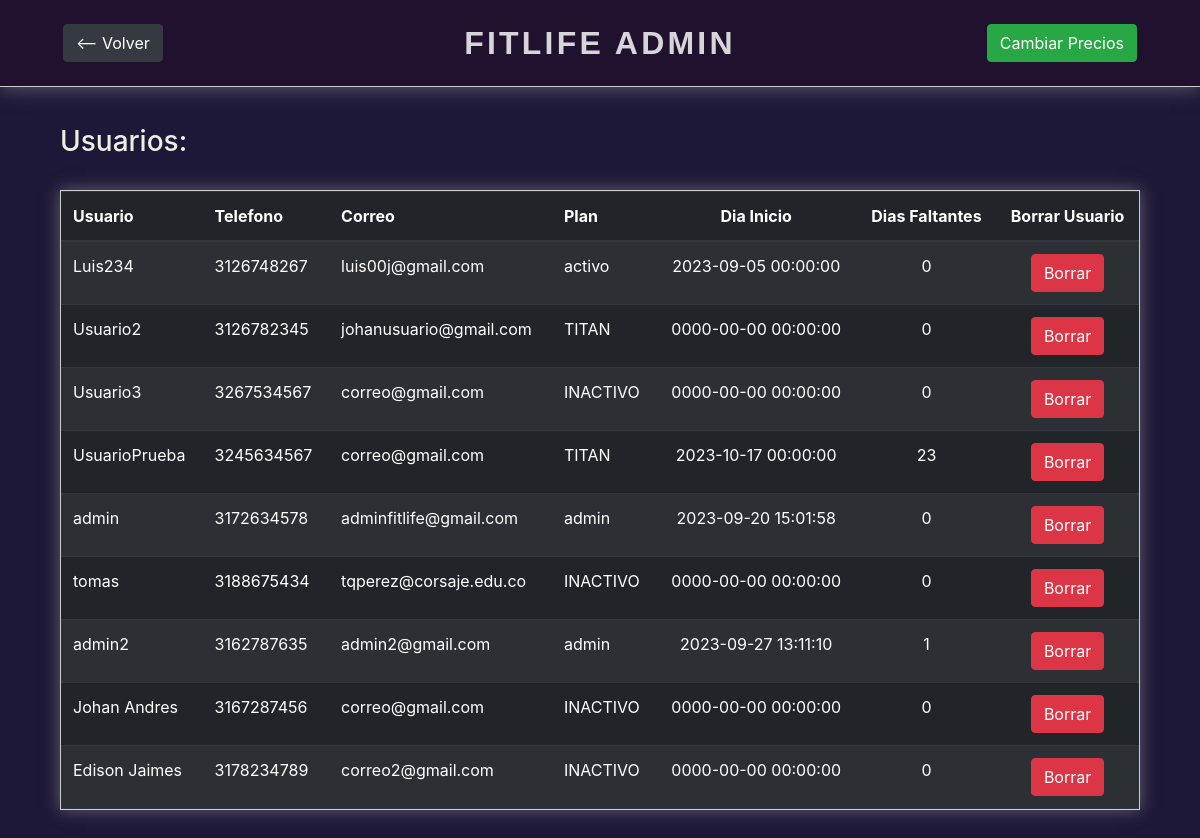
The app's page /admin/index.php with its own data.
### tables this page shows
CREATE TABLE `usuarios` (
  `id_usuario` int(10) NOT NULL,
  `nombre_usuario` varchar(50) NOT NULL,
  `contrasenia_usuario` varchar(50) NOT NULL,
  `estado` varchar(12) NOT NULL,
  `foto` varchar(100) NOT NULL,
  `telefono_usuario` varchar(15) NOT NULL,
  `correo_usuario` varchar(50) NOT NULL,
  `fecha_plan_usuario` datetime NOT NULL,
  `cant_dias_plan` int(40) NOT NULL,
  `dias_faltantes_plan` int(40) NOT NULL,
  `id_plan` int(10) NOT NULL
);

### admin/index.php (the view, shortened to what this page needs)
<!DOCTYPE html>
<html lang="en">
<head>
    <link href="https://cdn.jsdelivr.net/npm/bootstrap@5.3.2/dist/css/bootstrap.min.css" rel="stylesheet">
    <link href="//maxcdn.bootstrapcdn.com/bootstrap/4.1.1/css/bootstrap.min.css" rel="stylesheet" id="bootstrap-css">
    <link rel="stylesheet" href="../pag-usuarios-guia/usuarios.css">
    <link rel="stylesheet" href="admin.css">
</head>
<body>
    <footer class="row m-0">
        <div class="col start"><button class="btn btn-dark" onclick="location.href='../'"><--  Volver</button></div>
        <div><h2 class="col m-0">FITLIFE ADMIN</h2></div>
        <div class="col end"><button class="btn btn-success" data-bs-toggle="modal"  data-bs-target="#modal_estructura">Cambiar Precios</button></div>
    </footer>
    <main>
    <h3>Usuarios:</h3>
        <div class="tabla">
            <?php
            include ('conectar.php');
            $sql_buscar="SELECT * FROM usuarios";
            $resultado= mysqli_query($mysql,$sql_buscar);
            echo '
            <table class="table table-striped table-dark mb-0">
            <thead>
              <tr>
                <th scope="col">Usuario</th>
                <th scope="col">Telefono</th>
                <th scope="col">Correo</th>
                <th scope="col">Plan</th>
                <th class="text-center" scope="col">Dia Inicio</th>
                <th class="text-center" scope="col">Dias Faltantes</th>
                <th class="text-center" scope="col">Borrar Usuario</th>
              </tr>
            </thead>
            <tbody>
             ';
             while($lista=mysqli_fetch_array($resultado)){
                echo '
                <tr>
                    <td>'.$lista['nombre_usuario'].'</td>
                    <td>'.$lista['telefono_usuario'].'</td>
                    <td>'.$lista['correo_usuario'].'</td>
                    <td>'.$lista['estado'].'</td>
                    <td class="text-center">'.$lista['fecha_plan_usuario'].'</td>
                    <td class="text-center">'.$lista['dias_faltantes_plan'].'</td>
                    <td class="text-center"><a type="button" href="borrar.php?id='.$lista['id_usuario'].'" class="btn btn-danger">Borrar</a></td>
                </tr>';
             }
            echo '
            </tbody>
            </table>';
            ?>
        </div>
    </main>
</body>
</html>

### usuarios.css (style rules this page uses)
* { margin: 0; padding: 0; }
body { background-color: #3c4347; }
footer { display: flex; width: 100%; padding: 1.5rem 3rem; border-bottom: 1px solid #ccc; margin: 0px; background-color: #282e31; box-shadow: 0 0px 20px rgba(155, 154, 154, 0.5803921569); }
footer div { display: flex; justify-content: center; }
footer div h2 { font-family: "Montserrat", sans-serif; font-weight: 600; color: rgba(255, 255, 255, 0.822); letter-spacing: 0.2rem; }
footer .start { justify-content: start; }
main { width: 100%; height: 85vh; display: flex; align-items: center; justify-content: center; gap: 5rem; }

### admin/admin.css (style rules this page uses)
* { margin: 0; padding: 0; }
body { background-color: #1e1838; display: flex; flex-direction: column; }
footer { display: -webkit-box; display: -ms-flexbox; display: flex; width: 100%; position: relative; justify-content: center; align-items: center; padding: 1.5rem 3rem; border-bottom: 1px solid #ccc; margin: 0px; background-color: #20122e; -webkit-box-shadow: 0 0px 20px #9b9a9a94; box-shadow: 0 0px 20px #9b9a9a94; }
footer div { display: -webkit-box; display: -ms-flexbox; display: flex; -webkit-box-pack: center; -ms-flex-pack: center; justify-content: center; -webkit-box-flex: 1; -ms-flex: 1; flex: 1; }
footer div h2 { font-family: "Montserrat", sans-serif; font-weight: 600; color: rgba(255, 255, 255, 0.822); letter-spacing: 0.2rem; text-align: center; }
footer .start { -webkit-box-pack: start; -ms-flex-pack: start; justify-content: start; }
footer .end { -webkit-box-pack: end; -ms-flex-pack: end; justify-content: end; }
main { width: 100%; display: -webkit-box; display: -ms-flexbox; display: flex; justify-content: center; align-items: center; flex-direction: column; margin-top: 2.5rem; margin-bottom: 2.5rem; gap: 1rem; }
main .tabla { width: 90%; border: 1px solid #ccc !important; box-shadow: 0 0 1rem #9b9a9a94 !important; }
main h3 { width: 90%; text-align: start; color: #eeeee2; margin-bottom: 1rem; }

### records on screen
usuarios: nombre_usuario "Luis234", telefono_usuario "3126748267", correo_usuario "luis00j@gmail.com", estado "activo", fecha_plan_usuario "2023-09-05 00:00:00", dias_faltantes_plan "0"
usuarios: nombre_usuario "Usuario2", telefono_usuario "3126782345", correo_usuario "johanusuario@gmail.com", estado "TITAN", fecha_plan_usuario "0000-00-00 00:00:00", dias_faltantes_plan "0"
usuarios: nombre_usuario "Usuario3", telefono_usuario "3267534567", correo_usuario "correo@gmail.com", estado "INACTIVO", fecha_plan_usuario "0000-00-00 00:00:00", dias_faltantes_plan "0"
usuarios: nombre_usuario "UsuarioPrueba", telefono_usuario "3245634567", correo_usuario "correo@gmail.com", estado "TITAN", fecha_plan_usuario "2023-10-17 00:00:00", dias_faltantes_plan "23"
usuarios: nombre_usuario "admin", telefono_usuario "3172634578", correo_usuario "adminfitlife@gmail.com", estado "admin", fecha_plan_usuario "2023-09-20 15:01:58", dias_faltantes_plan "0"
usuarios: nombre_usuario "tomas", telefono_usuario "3188675434", correo_usuario "tqperez@corsaje.edu.co", estado "INACTIVO", fecha_plan_usuario "0000-00-00 00:00:00", dias_faltantes_plan "0"
usuarios: nombre_usuario "admin2", telefono_usuario "3162787635", correo_usuario "admin2@gmail.com", estado "admin", fecha_plan_usuario "2023-09-27 13:11:10", dias_faltantes_plan "1"
usuarios: nombre_usuario "Johan Andres", telefono_usuario "3167287456", correo_usuario "correo@gmail.com", estado "INACTIVO", fecha_plan_usuario "0000-00-00 00:00:00", dias_faltantes_plan "0"
usuarios: nombre_usuario "Edison Jaimes", telefono_usuario "3178234789", correo_usuario "correo2@gmail.com", estado "INACTIVO", fecha_plan_usuario "0000-00-00 00:00:00", dias_faltantes_plan "0"
